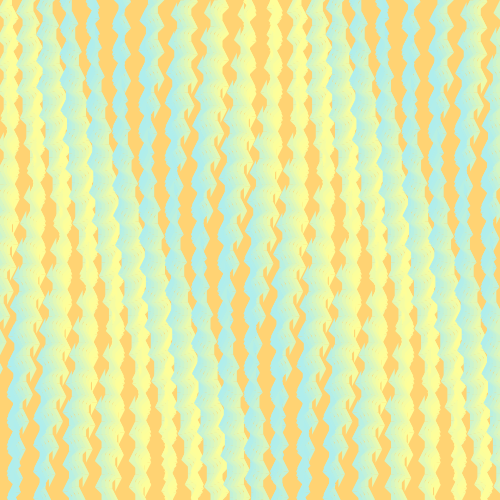
Frame 1 (no input)
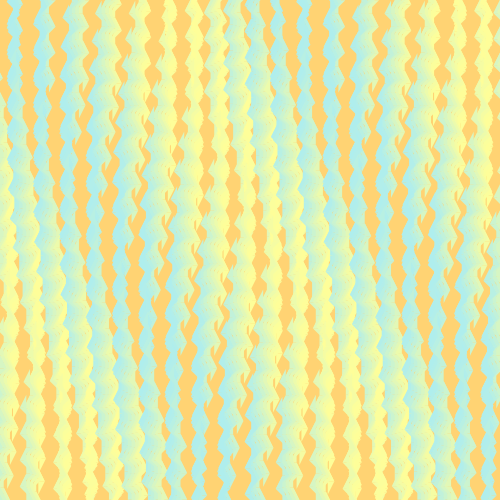
Frame 60 (the mouse pressed at the canvas centre just before this capture)
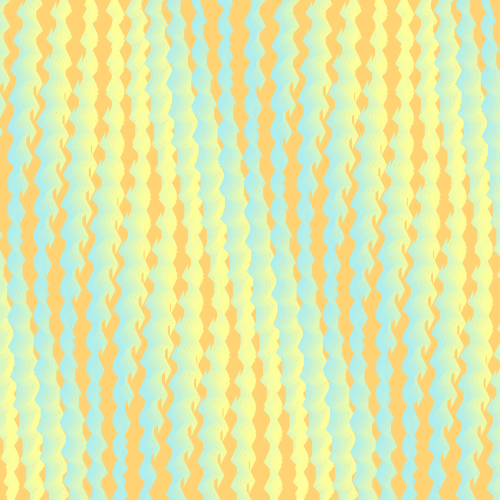
Frame 120 (the mouse held since frame 60 and released just before this capture)

The Processing sketch that drew these frames (run headless with seeded random() and noise(); from frame 60 on, the mouse is pressed at the canvas centre):

// Processing sketch: processing_151653
// ── processing_151653.pde

/*
 * Creative Coding
 * Week 2, 05 - Moving Patterns 1
 * by Indae Hwang and Jon McCormack
 * Copyright (c) 2014 Monash University
 *
 * This sketch builds on the previous sketches, drawing shapes based on the
 * current framerate. The movement of individual shapes combine to create a
 * gestalt field of motion. Use the arrow keys on your keyboard to change the
 * frame rate. 
 * 
 */

// variable used to store the current frame rate value
int frame_rate_value;

void setup() {
  size(500, 500);

  frame_rate_value = 11;
  frameRate(frame_rate_value);
  rectMode(CENTER);
  background(255);
}


void draw() {

  background(#FFD373);

  int num = 20;
  int margin = 0;
  float gutter = 0; //distance between each cell
  float cellsize = ( width - (2 * margin) - gutter * (num - 1) ) / (num - 1);

  int circleNumber = 0; // counter
  for (int i=0; i<num; i++) {
    for (int j=0; j<num; j++) {
      circleNumber = (i * num) + j; // different way to calculate the circle number from w2_04

      float tx = margin + cellsize * i + gutter * i;
      float ty = margin + cellsize * j + gutter * j;

      movingCircle(tx, ty, cellsize, circleNumber);
    }
  }
} //end of draw 


void movingCircle(float x, float y, float size, int circleNum) {

  float finalAngle;
  finalAngle = frameCount + circleNum;

  //the rotating angle for each tempX and tempY postion is affected by frameRate and angle;  
  float tempX = x + (size / 2) * sin(PI / frame_rate_value * finalAngle);
  float tempY = y + (size / 2) * cos(PI / frame_rate_value * finalAngle);
  
  float normalisedAngle = (sin(PI / frame_rate_value * finalAngle) + 1) / 2;
  
  noStroke();
  
  //interpolated between light yellow and turquoise based on angle
  fill(175+(normalisedAngle*80), 238+(normalisedAngle*17), 238-(normalisedAngle*85));
  
  //draw a zig-zag triangle strip at temp position
  drawWiggleShape(tempX, tempY, size);
}


/*
 * keyReleased function
 *
 * called automatically by Processing when a keyboard key is released
 */
void keyReleased() {

  // right arrow -- increase frame_rate_value
  if (keyCode == RIGHT && frame_rate_value < 60) {
    frame_rate_value++;
  }

  // left arrow -- decrease frame_rate_value
  if ( keyCode == LEFT && frame_rate_value > 1) {
    frame_rate_value--;
  }

  // set the frameRate and print current value on the screen
  frameRate(frame_rate_value);
  println("Current frame Rate is: " + frame_rate_value);
}

/*
* Draw a zigzag triangle strip at position x and y for specified cell size.
*/
void drawWiggleShape(float x, float y, float size) {
  beginShape(TRIANGLE_STRIP);
  float yExtent = 3.5;
  
  vertex(x, y-(size*yExtent));
  
  while (yExtent > -3.5) {
    yExtent -= 0.5;
    vertex(x-(size*0.25), y-(size*yExtent));
    vertex(x, y-(size*yExtent));
    yExtent -= 0.5;
    vertex(x+(size*0.25), y-(size*yExtent));
    vertex(x, y-(size*yExtent));
  }
  
  yExtent -= 0.5;
  vertex(x, y-(size*yExtent));
  endShape();
  
}
